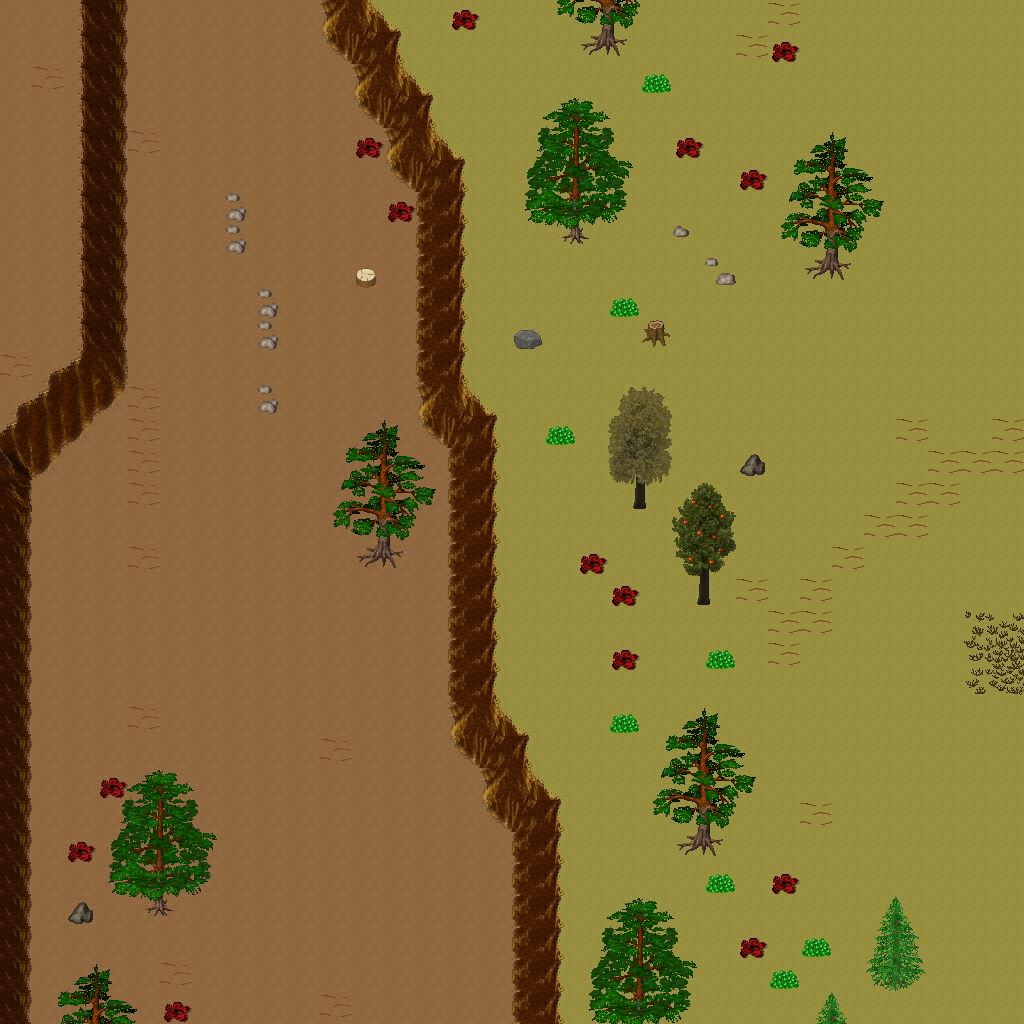

This is a level from a 2D game, rendered from its Tiled map with the project's own tilesets. A one-line summary and the map file follow, with tile-layer data summarised:
An orthogonal 32x32 tile map with 32x32 px tiles, 5 tile layers (Ground, Objects, Objects2, Above, ...), 1 hidden layer not drawn, 47 tilesets.

<map version="1.10" tiledversion="1.11.0" orientation="orthogonal" renderorder="right-down" width="32" height="32" tilewidth="32" tileheight="32" infinite="0" nextlayerid="11" nextobjectid="1">
 <tileset firstgid="1" name="ground_ground" tilewidth="32" tileheight="32" tilecount="33" columns="3">
  <image source="../drawable/ground_ground.png" width="96" height="352" />
 </tileset>
 <tileset firstgid="34" name="ground_ice_ice" tilewidth="32" tileheight="32" tilecount="3" columns="3">
  <image source="../drawable/ground_ice_ice.png" width="96" height="32" />
 </tileset>
 <tileset firstgid="37" name="ground_earth_edges" tilewidth="32" tileheight="32" tilecount="18" columns="6">
  <image source="../drawable/ground_earth_edges.png" width="192" height="96" />
 </tileset>
 <tileset firstgid="55" name="ground_rock_pebbles" tilewidth="32" tileheight="32" tilecount="3" columns="1">
  <image source="../drawable/ground_rock_pebbles.png" width="32" height="96" />
 </tileset>
 <tileset firstgid="58" name="item_corpse_huge_animal" tilewidth="32" tileheight="32" tilecount="16" columns="2">
  <image source="../drawable/item_corpse_huge_animal.png" width="64" height="256" />
 </tileset>
 <tileset firstgid="74" name="plant_flower_daisy_white" tilewidth="32" tileheight="32" tilecount="8" columns="2">
  <image source="../drawable/plant_flower_daisy_white.png" width="64" height="128" />
 </tileset>
 <tileset firstgid="82" name="ground_ridge_earth_dark" tilewidth="32" tileheight="32" tilecount="96" columns="12">
  <image source="../drawable/ground_ridge_earth_dark.png" width="384" height="256" />
 </tileset>
 <tileset firstgid="178" name="ground_grass_edges" tilewidth="32" tileheight="32" tilecount="36" columns="12">
  <image source="../drawable/ground_grass_edges.png" width="384" height="96" />
 </tileset>
 <tileset firstgid="214" name="ground_ridge_ice_2" tilewidth="32" tileheight="32" tilecount="42" columns="7">
  <image source="../drawable/ground_ridge_ice_2.png" width="224" height="192" />
 </tileset>
 <tileset firstgid="256" name="ground_ice_glacier" tilewidth="32" tileheight="32" tilecount="1" columns="1">
  <image source="../drawable/ground_ice_glacier.png" width="32" height="32" />
 </tileset>
 <tileset firstgid="257" name="ground_ice_edges" tilewidth="32" tileheight="32" tilecount="9" columns="3">
  <image source="../drawable/ground_ice_edges.png" width="96" height="96" />
 </tileset>
 <tileset firstgid="266" name="plant_bush_large_brown" tilewidth="32" tileheight="32" tilecount="9" columns="3">
  <image source="../drawable/plant_bush_large_brown.png" width="96" height="96" />
 </tileset>
 <tileset firstgid="275" name="ground_ridge_ice" tilewidth="32" tileheight="32" tilecount="42" columns="7">
  <image source="../drawable/ground_ridge_ice.png" width="224" height="192" />
 </tileset>
 <tileset firstgid="317" name="plant_bush_various_small" tilewidth="32" tileheight="32" tilecount="9" columns="3">
  <image source="../drawable/plant_bush_various_small.png" width="96" height="96" />
 </tileset>
 <tileset firstgid="326" name="ground_rock_rocks_2" tilewidth="32" tileheight="32" tilecount="4" columns="2">
  <image source="../drawable/ground_rock_rocks_2.png" width="64" height="64" />
 </tileset>
 <tileset firstgid="330" name="building_decoration_blue_circle" tilewidth="32" tileheight="32" tilecount="4" columns="2">
  <image source="../drawable/building_decoration_blue_circle.png" width="64" height="64" />
 </tileset>
 <tileset firstgid="334" name="item_statue_cross" tilewidth="32" tileheight="32" tilecount="1" columns="1">
  <image source="../drawable/item_statue_cross.png" width="32" height="32" />
 </tileset>
 <tileset firstgid="335" name="ground_rock_green_crystal" tilewidth="32" tileheight="32" tilecount="9" columns="3">
  <image source="../drawable/ground_rock_green_crystal.png" width="96" height="96" />
 </tileset>
 <tileset firstgid="344" name="furniture_light_iron_lamp" tilewidth="32" tileheight="32" tilecount="3" columns="1">
  <image source="../drawable/furniture_light_iron_lamp.png" width="32" height="96" />
 </tileset>
 <tileset firstgid="347" name="item_statue_metal_and_stone" tilewidth="32" tileheight="32" tilecount="6" columns="3">
  <image source="../drawable/item_statue_metal_and_stone.png" width="96" height="64" />
 </tileset>
 <tileset firstgid="353" name="ground_ladder_horizontal_pale" tilewidth="32" tileheight="32" tilecount="3" columns="1">
  <image source="../drawable/ground_ladder_horizontal_pale.png" width="32" height="96" />
 </tileset>
 <tileset firstgid="356" name="plant_bush_bushes" tilewidth="32" tileheight="32" tilecount="10" columns="5">
  <image source="../drawable/plant_bush_bushes.png" width="160" height="64" />
 </tileset>
 <tileset firstgid="366" name="item_blood_floor_stain" tilewidth="32" tileheight="32" tilecount="1" columns="1">
  <image source="../drawable/item_blood_floor_stain.png" width="32" height="32" />
 </tileset>
 <tileset firstgid="367" name="item_corpse_skull_dark" tilewidth="32" tileheight="32" tilecount="2" columns="2">
  <image source="../drawable/item_corpse_skull_dark.png" width="64" height="32" />
 </tileset>
 <tileset firstgid="369" name="furniture_light_flames" tilewidth="32" tileheight="32" tilecount="6" columns="6">
  <image source="../drawable/furniture_light_flames.png" width="192" height="32" />
 </tileset>
 <tileset firstgid="375" name="logic_creature_human" tilewidth="32" tileheight="32" tilecount="5" columns="5">
  <image source="../drawable/logic_creature_human.png" width="160" height="32" />
 </tileset>
 <tileset firstgid="380" name="logic_creature_elemental" tilewidth="32" tileheight="32" tilecount="16" columns="8">
  <image source="../drawable/logic_creature_elemental.png" width="256" height="64" />
 </tileset>
 <tileset firstgid="396" name="logic_collision" tilewidth="32" tileheight="32" tilecount="1" columns="1">
  <image source="../drawable/logic_collision.png" width="32" height="32" />
 </tileset>
 <tileset firstgid="397" name="logic_creature_giant_human" tilewidth="32" tileheight="32" tilecount="16" columns="8">
  <image source="../drawable/logic_creature_giant_human.png" width="256" height="64" />
 </tileset>
 <tileset firstgid="413" name="plant_tree_taller_trees" tilewidth="32" tileheight="32" tilecount="32" columns="8">
  <image source="../drawable/plant_tree_taller_trees.png" width="256" height="128" />
 </tileset>
 <tileset firstgid="445" name="plant_tree_spruce" tilewidth="32" tileheight="32" tilecount="6" columns="2">
  <image source="../drawable/plant_tree_spruce.png" width="64" height="96" />
 </tileset>
 <tileset firstgid="451" name="plant_bush_bush_mult_colored" tilewidth="32" tileheight="32" tilecount="6" columns="3">
  <image source="../drawable/plant_bush_bush_mult_colored.png" width="96" height="64" />
 </tileset>
 <tileset firstgid="457" name="ground_ice_icehole" tilewidth="32" tileheight="32" tilecount="1" columns="1">
  <image source="../drawable/ground_ice_icehole.png" width="32" height="32" />
 </tileset>
 <tileset firstgid="458" name="logic_portal" tilewidth="32" tileheight="32" tilecount="24" columns="8">
  <image source="../drawable/logic_portal.png" width="256" height="96" />
 </tileset>
 <tileset firstgid="482" name="building_wall_int_clay" tilewidth="32" tileheight="32" tilecount="100" columns="10">
  <image source="../drawable/building_wall_int_clay.png" width="320" height="320" />
 </tileset>
 <tileset firstgid="582" name="plant_tree_pine_tree" tilewidth="32" tileheight="32" tilecount="20" columns="4">
  <image source="../drawable/plant_tree_pine_tree.png" width="128" height="160" />
 </tileset>
 <tileset firstgid="602" name="plant_tree_pine_tree_1" tilewidth="32" tileheight="32" tilecount="20" columns="4">
  <image source="../drawable/plant_tree_pine_tree_1.png" width="128" height="160" />
 </tileset>
 <tileset firstgid="622" name="plant_stump_hollow_logs" tilewidth="32" tileheight="32" tilecount="6" columns="3">
  <image source="../drawable/plant_stump_hollow_logs.png" width="96" height="64" />
 </tileset>
 <tileset firstgid="628" name="plant_stump_small_stump" tilewidth="32" tileheight="32" tilecount="4" columns="2">
  <image source="../drawable/plant_stump_small_stump.png" width="64" height="64" />
 </tileset>
 <tileset firstgid="632" name="plant_stump_stump_snow1" tilewidth="32" tileheight="32" tilecount="2" columns="2">
  <image source="../drawable/plant_stump_stump_snow1.png" width="64" height="32" />
 </tileset>
 <tileset firstgid="634" name="plant_stump_stump_snow" tilewidth="32" tileheight="32" tilecount="2" columns="2">
  <image source="../drawable/plant_stump_stump_snow.png" width="64" height="32" />
 </tileset>
 <tileset firstgid="636" name="building_decoration_rocks" tilewidth="32" tileheight="32" tilecount="6" columns="3">
  <image source="../drawable/building_decoration_rocks.png" width="96" height="64" />
 </tileset>
 <tileset firstgid="642" name="ground_rock_rocks" tilewidth="32" tileheight="32" tilecount="4" columns="2">
  <image source="../drawable/ground_rock_rocks.png" width="64" height="64" />
 </tileset>
 <tileset firstgid="646" name="plant_tree_snow_on_pine" tilewidth="32" tileheight="32" tilecount="20" columns="4">
  <image source="../drawable/plant_tree_snow_on_pine.png" width="128" height="160" />
 </tileset>
 <tileset firstgid="666" name="light_dim_light_5x5" tilewidth="32" tileheight="32" tilecount="25" columns="5">
  <image source="../drawable/light_dim_light_5x5.png" width="160" height="160" />
 </tileset>
 <tileset firstgid="691" name="logic_creature_fowl" tilewidth="32" tileheight="32" tilecount="6" columns="6">
  <image source="../drawable/logic_creature_fowl.png" width="192" height="32" />
 </tileset>
 <tileset firstgid="697" name="logic_creature_animal" tilewidth="32" tileheight="32" tilecount="32" columns="8">
  <image source="../drawable/logic_creature_animal.png" width="256" height="128" />
 </tileset>
 <layer id="1" name="Ground" width="32" height="32">
  <data>[1024 cells, 1024 non-empty, 2 distinct tile ids]</data>
 </layer>
 <layer id="2" name="Objects" width="32" height="32">
  <data>[1024 cells, 216 non-empty, 43 distinct tile ids]</data>
 </layer>
 <layer id="3" name="Objects2" width="32" height="32">
  <data>[1024 cells, 0 non-empty, 0 distinct tile ids]</data>
 </layer>
 <layer id="4" name="Above" width="32" height="32">
  <data>[1024 cells, 134 non-empty, 50 distinct tile ids]</data>
 </layer>
 <layer id="5" name="Above2" width="32" height="32">
  <data>[1024 cells, 0 non-empty, 0 distinct tile ids]</data>
 </layer>
 <layer id="6" name="Walkable" width="32" height="32" visible="0">
  <data>[1024 cells, 156 non-empty, 1 distinct tile ids]</data>
 </layer>
 <objectgroup id="7" name="Mapevents" />
 <objectgroup id="8" name="Spawn" />
 <objectgroup id="9" name="Keys" />
 <objectgroup id="10" name="Replace" />
</map>
